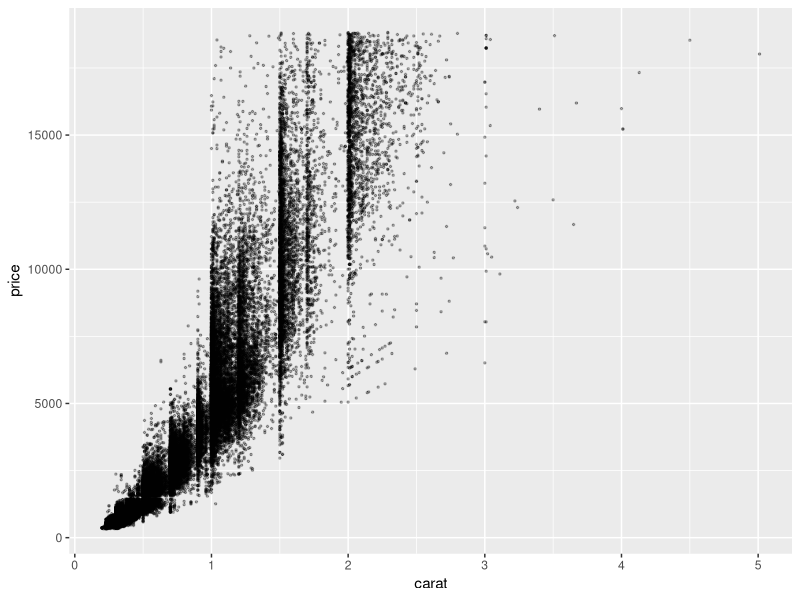
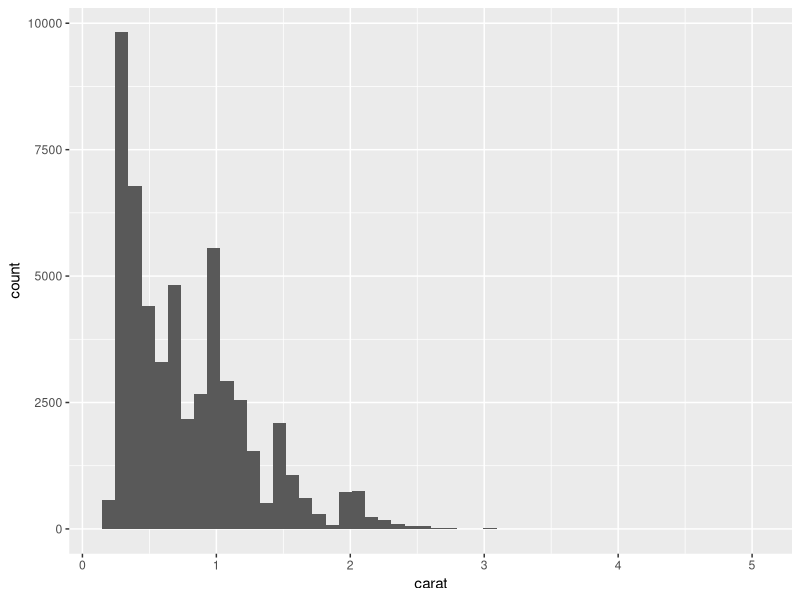
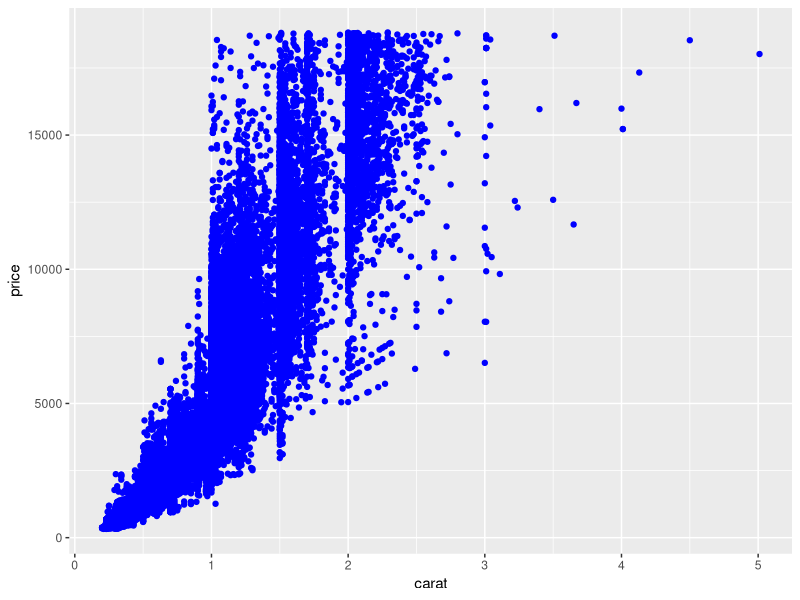

These charts were generated, in order, by the following R code: (Note: this script raises an error after producing the figures.)
library(tidyverse)
library(magrittr)
search()
data <- diamonds

diamonds %>% 
ggplot() + geom_point(aes(x=carat,y=price),alpha=0.3,size=0.5)

diamonds %>% 
  ggplot(aes(x = carat)) +
    geom_histogram(bins = 50)

diamonds %>% 
  ggplot(aes(x=carat,y = price)) +
    geom_point(color='blue')

diamonds %>% group_by(clarity) %>% summarise(meanPrice = mean(price)) %>% 
  ggplot() +
  geom_line(aes(x = caret, y = meanPrice), group_by(clarity)) + geom_point(aes(x = clarity, y = meanPrice), size = 3)
                                                                    
# in class exercies:
#a
starwars %>% ggplot(aes(x=height,y=mass))+geom_point(color='brown',alpha=0.8)

#b
dataSW <- starwars
dataSW %<>% filter(homeworld=="Tatooine") 
starwars %>% ggplot(aes(x=height,y=mass)) +geom_point(color="black",alpha=0.1)+geom_point(data= dataSW,aes(x=height,y=mass),color="red")







